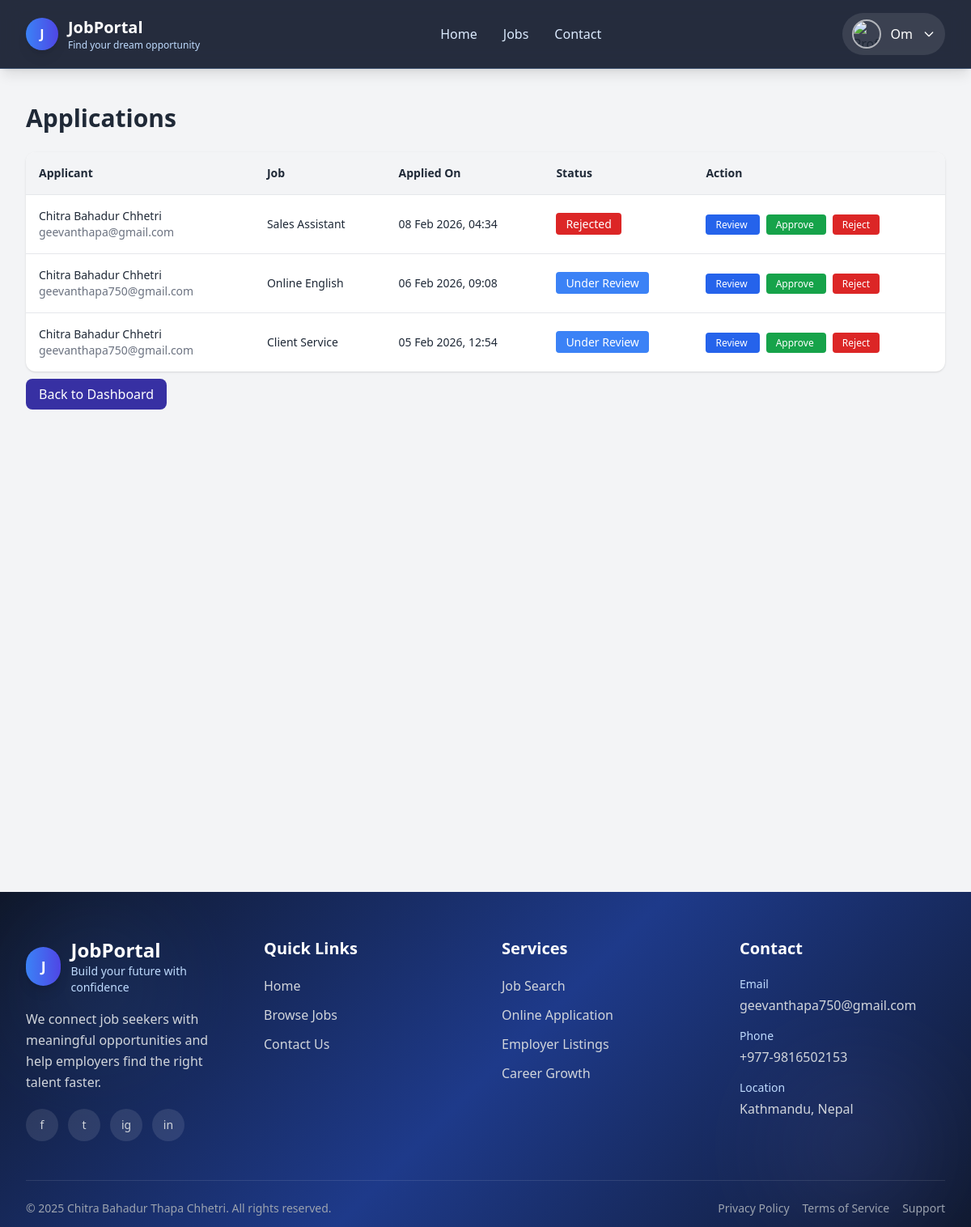
The page /dashboard/admin/applications/ (signed in) on the database its author committed.
### jobs/models.py (models this page shows, shortened)
class JobApplication(models.Model):
    STATUS_CHOICES = (
        ('applied', 'Applied'),
        ('reviewing', 'Under Review'),
        ('shortlisted', 'Shortlisted'),
        ('rejected', 'Rejected'),
        ('selected', 'Selected'),
    )
    job = models.ForeignKey(
        Job,
        on_delete=models.CASCADE,
        related_name='applications'
    )
    user = models.ForeignKey(User, on_delete=models.CASCADE)
    full_name = models.CharField(max_length=150)
    email = models.EmailField()
    phone = models.CharField(max_length=15)
    photo = CloudinaryField('application_photo', blank=True, null=True)
    resume = CloudinaryField('resume', resource_type='raw', blank=True, null=True)
    applied_at = models.DateTimeField(default=timezone.now)
    status = models.CharField(
        max_length=20,
        choices=STATUS_CHOICES,
        default='applied'
    )
    class Meta:
        unique_together = ('job', 'user')
        ordering = ['-applied_at']

class Job(models.Model):
    JOB_TYPE_CHOICES = (
        ('FT', 'Full Time'),
        ('PT', 'Part Time'),
        ('IN', 'Internship'),
        ('CT', 'Contract'),
    )
    title = models.CharField(max_length=200)
    company_name = models.CharField(max_length=200)
    location = models.CharField(max_length=200)
    job_type = models.CharField(max_length=2, choices=JOB_TYPE_CHOICES)
    salary = models.CharField(max_length=100, blank=True, null=True)
    description = models.TextField()
    requirements = models.TextField()
    posted_by = models.ForeignKey(User, on_delete=models.CASCADE)
    posted_at = models.DateTimeField(auto_now_add=True)
    is_active = models.BooleanField(default=True)
    featured = models.BooleanField(default=False)

### jobs/views.py (the view)
# urls.py: path('dashboard/admin/applications/', views.admin_applications, name='admin_applications'),
@staff_member_required
def admin_applications(request):
    applications = JobApplication.objects.select_related("job", "user")
    return render(request, "jobs/admin/admin_applications.html", {"applications": applications})

### jobs/context_processors.py (called while the page is built)
def user_profile(request):
    if request.user.is_authenticated:
        profile, _ = Profile.objects.get_or_create(user=request.user)
        return {'profile': profile}
    return {}

### jobs/templates/jobs/admin/admin_applications.html (shortened to what this page needs)
{% extends "jobs/base.html" %}
{% block content %}
<h1 class="text-3xl font-bold mb-6">Applications</h1>
<div class="bg-white shadow rounded-xl overflow-x-auto">
    <table class="w-full text-sm">
        <thead class="bg-gray-100 text-left">
            <tr>
                <th class="p-4">Applicant</th>
                <th class="p-4">Job</th>
                <th class="p-4">Applied On</th>
                <th class="p-4">Status</th>
                <th class="p-4">Action</th>
            </tr>
        </thead>
        <tbody>
        {% for app in applications %}
            <tr class="border-t">
                <td class="p-4">
                    <div class="font-medium">{{ app.full_name }}</div>
                    <div class="text-gray-500">{{ app.email }}</div>
                </td>
                <td class="p-4">{{ app.job.title }}</td>
                <td class="p-4">
                    {{ app.applied_at|date:"d M Y, H:i" }}
                </td>
                <td class="p-4">
                    <span class="px-3 py-1 rounded text-white
                        {% if app.status == 'reviewing' %}bg-blue-500{% endif %}
                        {% if app.status == 'rejected' %}bg-red-600{% endif %}
                    ">
                        {{ app.get_status_display }}
                    </span>
                </td>
                <td class="p-4 space-x-2">
                    <a href="{% url 'update_application_status' app.id 'reviewing' %}"
                       class="px-3 py-1 bg-blue-600 text-white rounded text-xs">
                        Review
                    </a>
                    <a href="{% url 'update_application_status' app.id 'selected' %}"
                       class="px-3 py-1 bg-green-600 text-white rounded text-xs">
                        Approve
                    </a>
                    <a href="{% url 'update_application_status' app.id 'rejected' %}"
                       class="px-3 py-1 bg-red-600 text-white rounded text-xs">
                        Reject
                    </a>
                </td>
            </tr>
        {% empty %}
            <tr>
                <td colspan="5" class="p-6 text-center text-gray-500">
                    No applications found
                </td>
            </tr>
        {% endfor %}
        </tbody>
    </table>
</div>
<div class="mt-4">
    <a href="{% url 'admin_dashboard' %}" class="px-4 py-2 bg-indigo-800 text-white rounded-lg hover:bg-indigo-700">
                    Back to Dashboard
                </a>
                </div>
{% endblock %}

### jobs/templates/jobs/base.html (shortened to what this page needs)
<!doctype html>
<html lang="en">
  <head>
    <script src="https://cdn.tailwindcss.com"></script>
  </head>
  <body class="bg-gray-100 text-gray-800">
    <nav
      x-data="{ isOpen: false, profileOpen: false }"
      class="fixed top-0 left-0 w-full z-50 border-b border-blue-400/20 nav-glass shadow-lg"
    >
      <div class="max-w-7xl mx-auto px-4 sm:px-6 lg:px-8">
        <div class="flex items-center justify-between py-4">
          <a href="{% url 'home' %}" class="flex items-center gap-3">
            <div class="w-10 h-10 rounded-full bg-gradient-to-r from-blue-500 to-indigo-600 flex items-center justify-center text-white font-bold shadow-lg">
              J
            </div>
            <div>
              <h1 class="text-lg sm:text-xl font-bold text-white leading-tight">JobPortal</h1>
              <p class="text-xs text-blue-200 hidden sm:block">Find your dream opportunity</p>
            </div>
          </a>
          <div class="hidden md:flex items-center space-x-8">
            <a href="{% url 'home' %}" class="text-blue-100 hover:text-white font-medium transition">Home</a>
            <a href="{% url 'job_list' %}" class="text-blue-100 hover:text-white font-medium transition">Jobs</a>
            <a href="{% url 'contact' %}" class="text-blue-100 hover:text-white font-medium transition">Contact</a>
          </div>
          <div class="flex items-center gap-3 sm:gap-4">
            {% if user.is_authenticated %}
            <div class="relative">
              <button
                @click="profileOpen = !profileOpen"
                class="flex items-center gap-2 sm:gap-3 focus:outline-none bg-white/10 hover:bg-white/20 px-2 sm:px-3 py-2 rounded-full transition"
              >
                <img
                  src="{% if profile and profile.photo %}{{ profile.photo.url }}{% else %}https://ui-avatars.com/api/?name={{ user.get_full_name|default:user.username }}{% endif %}"
                  class="w-9 h-9 rounded-full object-cover border-2 border-white/60"
                  alt="Profile"
                />
                <span class="hidden sm:inline text-white font-medium max-w-[120px] truncate">
                  {{ user.first_name|default:user.username }}
                </span>
                <svg class="w-4 h-4 text-white hidden sm:block" fill="none" stroke="currentColor" viewBox="0 0 24 24">
                  <path stroke-linecap="round" stroke-linejoin="round" stroke-width="2" d="M19 9l-7 7-7-7"></path>
                </svg>
              </button>
            </div>
            {% endif %}
          </div>
        </div>
      </div>
    </nav>
    <main class="max-w-7xl mx-auto mt-28 sm:mt-32 px-4 sm:px-6 lg:px-8 min-h-[60vh]">
      {% block content %}{% endblock %}
    </main>
    <footer class="footer-gradient text-gray-300 mt-16 relative overflow-hidden">
      <div class="absolute inset-0 opacity-10">
        <div class="absolute top-10 left-10 w-40 h-40 bg-blue-400 rounded-full blur-3xl"></div>
        <div class="absolute bottom-10 right-10 w-52 h-52 bg-indigo-400 rounded-full blur-3xl"></div>
      </div>
      <div class="relative max-w-7xl mx-auto px-4 sm:px-6 lg:px-8 py-14">
        <div class="grid grid-cols-1 sm:grid-cols-2 lg:grid-cols-4 gap-10">
          <div class="sm:col-span-2 lg:col-span-1">
            <div class="flex items-center gap-3 mb-4">
              <div class="w-12 h-12 rounded-full bg-gradient-to-r from-blue-500 to-indigo-600 flex items-center justify-center text-white font-bold text-lg shadow-lg">
                J
              </div>
              <div>
                <h2 class="text-2xl font-bold text-white">JobPortal</h2>
                <p class="text-sm text-blue-200">Build your future with confidence</p>
              </div>
            </div>
            <p class="text-gray-300 leading-relaxed mb-5">
              We connect job seekers with meaningful opportunities and help employers find the right talent faster.
            </p>
            <div class="flex items-center gap-3">
              <a href="#" class="social-icon w-10 h-10 rounded-full bg-white/10 hover:bg-blue-600 flex items-center justify-center">
                <span class="text-sm">f</span>
              </a>
              <a href="#" class="social-icon w-10 h-10 rounded-full bg-white/10 hover:bg-sky-500 flex items-center justify-center">
                <span class="text-sm">t</span>
              </a>
              <a href="#" class="social-icon w-10 h-10 rounded-full bg-white/10 hover:bg-pink-600 flex items-center justify-center">
                <span class="text-sm">ig</span>
              </a>
              <a href="#" class="social-icon w-10 h-10 rounded-full bg-white/10 hover:bg-blue-700 flex items-center justify-center">
                <span class="text-sm">in</span>
              </a>
            </div>
          </div>
          <div>
            <h3 class="text-xl font-semibold text-white mb-5">Quick Links</h3>
            <ul class="space-y-3">
              <li><a href="{% url 'home' %}" class="footer-link text-gray-300 hover:text-white inline-block">Home</a></li>
              <li><a href="{% url 'job_list' %}" class="footer-link text-gray-300 hover:text-white inline-block">Browse Jobs</a></li>
              <li><a href="{% url 'contact' %}" class="footer-link text-gray-300 hover:text-white inline-block">Contact Us</a></li>
            </ul>
          </div>
          <div>
            <h3 class="text-xl font-semibold text-white mb-5">Services</h3>
            <ul class="space-y-3">
              <li class="text-gray-300">Job Search</li>
              <li class="text-gray-300">Online Application</li>
              <li class="text-gray-300">Employer Listings</li>
              <li class="text-gray-300">Career Growth</li>
            </ul>
          </div>
          <div>
            <h3 class="text-xl font-semibold text-white mb-5">Contact</h3>
            <div class="space-y-4">
              <div>
                <p class="text-sm text-blue-200 mb-1">Email</p>
                <p class="text-gray-300 break-all">geevanthapa750@gmail.com</p>
              </div>
              <div>
                <p class="text-sm text-blue-200 mb-1">Phone</p>
                <p class="text-gray-300">+977-9816502153</p>
              </div>
              <div>
                <p class="text-sm text-blue-200 mb-1">Location</p>
                <p class="text-gray-300">Kathmandu, Nepal</p>
              </div>
            </div>
          </div>
        </div>
        <div class="border-t border-white/10 mt-12 pt-6 flex flex-col md:flex-row items-center justify-between gap-4 text-sm text-gray-400">
          <p class="text-center md:text-left">
            &copy; 2025 Chitra Bahadur Thapa Chhetri. All rights reserved.
          </p>
          <div class="flex flex-wrap justify-center gap-4">
            <a href="#" class="hover:text-white transition">Privacy Policy</a>
            <a href="#" class="hover:text-white transition">Terms of Service</a>
            <a href="#" class="hover:text-white transition">Support</a>
          </div>
        </div>
      </div>
    </footer>
  </body>
</html>

### jobs/templates/jobs/base.html (style rules this page uses)
html { scroll-behavior: smooth; }
body { min-height: 100vh; }
.footer-gradient { background: linear-gradient(135deg, #0f172a 0%, #1e3a8a 50%, #0f172a 100%); }
.nav-glass { background: rgba(15, 23, 42, 0.9); backdrop-filter: blur(14px); }
.footer-link { transition: all 0.3s ease; }
.social-icon { transition: all 0.3s ease; }

### rows shown on the page
JobApplication: full_name "Chitra Bahadur Chhetri", email "geevanthapa@gmail.com", job "Sales Assistant", applied_at "08 Feb 2026, 04:34", status "Rejected"
JobApplication: full_name "Chitra Bahadur Chhetri", email "geevanthapa750@gmail.com", job "Online English", applied_at "06 Feb 2026, 09:08", status "Under Review"
JobApplication: full_name "Chitra Bahadur Chhetri", email "geevanthapa750@gmail.com", job "Client Service", applied_at "05 Feb 2026, 12:54", status "Under Review"

### other values the page prints
{{ user.first_name|default:user.username }} "Om"
